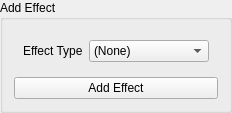
              <widget class="QGroupBox" name="addEffect">
               <property name="title">
                <string>Add Effect</string>
               </property>
               <layout class="QVBoxLayout" name="verticalLayout_16">
                <item>
                 <widget class="QWidget" name="effectSelect" native="true">
                  <layout class="QHBoxLayout" name="horizontalLayout_3">
                   <item>
                    <widget class="QLabel" name="effectTypeLabel">
                     <property name="sizePolicy">
                      <sizepolicy hsizetype="Minimum" vsizetype="Fixed">
                       <horstretch>0</horstretch>
                       <verstretch>0</verstretch>
                      </sizepolicy>
                     </property>
                     <property name="text">
                      <string>Effect Type</string>
                     </property>
                    </widget>
                   </item>
                   <item>
                    <widget class="QComboBox" name="effectComboBox">
                     <property name="sizePolicy">
                      <sizepolicy hsizetype="Expanding" vsizetype="Fixed">
                       <horstretch>0</horstretch>
                       <verstretch>0</verstretch>
                      </sizepolicy>
                     </property>
                     <item>
                      <property name="text">
                       <string>(None)</string>
                      </property>
                     </item>
                     <item>
                      <property name="text">
                       <string>Indicate</string>
                      </property>
                     </item>
                     <item>
                      <property name="text">
                       <string>Move</string>
                      </property>
                     </item>
                     <item>
                      <property name="text">
                       <string>Move along path</string>
                      </property>
                     </item>
                     <item>
                      <property name="text">
                       <string>Transform</string>
                      </property>
                     </item>
                     <item>
                      <property name="text">
                       <string>Wave</string>
                      </property>
                     </item>
                     <item>
                      <property name="text">
                       <string>Flash</string>
                      </property>
                     </item>
                     <item>
                      <property name="text">
                       <string>Focus</string>
                      </property>
                     </item>
                     <item>
                      <property name="text">
                       <string>Wiggle</string>
                      </property>
                     </item>
                     <item>
                      <property name="text">
                       <string>Circumscribe</string>
                      </property>
                     </item>
                    </widget>
                   </item>
                  </layout>
                 </widget>
                </item>
                <item>
                 <widget class="QPushButton" name="effectAddButton">
                  <property name="text">
                   <string>Add Effect</string>
                  </property>
                 </widget>
                </item>
               </layout>
              </widget>
